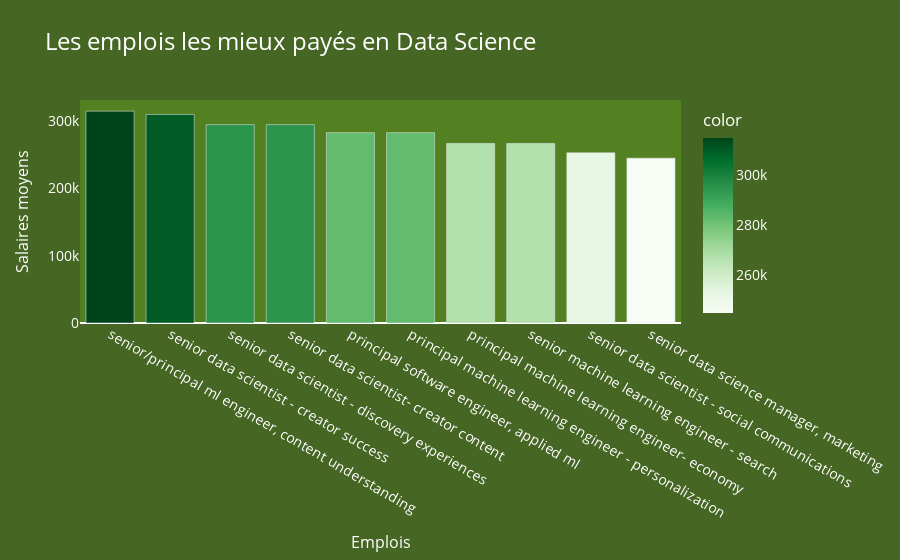

The notebook cell this image was saved under:
### Code cell
# Bar chart most payed jobs in data science
number_of_line = 10
job_titles = data_science_jobs_salary.head(number_of_line)['job_title']
average_salaries = data_science_jobs_salary.head(number_of_line)['average_salary']

# Create the bar chart
job_salaries_fig = px.bar(
    x=job_titles, 
    y=average_salaries, 
    labels={'x': 'Emplois', 'y': 'Salaires moyens'}, title='Les emplois les mieux payés en Data Science',
    color=average_salaries,
    color_continuous_scale='Greens'
)


# Customize the layout
job_salaries_fig.update_layout(
    title_font=dict(size=24),
    xaxis=dict(title_font=dict(size=16)),
    yaxis=dict(title_font=dict(size=16)),
    font=dict(size=14),
    font_color='white',
    plot_bgcolor='#538122',
    paper_bgcolor='#466624',
    xaxis_showgrid=False,
    yaxis_showgrid=False
)

# Show the plot in notebook
job_salaries_fig.show()

### Figure 1 — Plotly figure (JSON) as saved in the notebook; plotly's stock layout.template omitted (floating-point values rounded to 4 significant figures)
{"data": [{"alignmentgroup": "True", "hovertemplate": "Emplois=%{x}<br>Salaires moyens=%{y}<br>color=%{marker.color}<extra></extra>", "legendgroup": "", "marker": {"color": [315000, 310000, 295000, 295000, 283000, 283000, 267000, 267000, 253000, 245000], "coloraxis": "coloraxis", "pattern": {"shape": ""}}, "name": "", "offsetgroup": "", "orientation": "v", "showlegend": false, "textposition": "auto", "type": "bar", "x": ["senior/principal ml engineer, content understanding", "senior data scientist - creator success", "senior data scientist - discovery experiences", "senior data scientist- creator content", "principal software engineer, applied ml", "principal machine learning engineer - personalization", "principal machine learning engineer- economy", "senior machine learning engineer - search", "senior data scientist - social communications", "senior data science manager, marketing"], "xaxis": "x", "y": [315000, 310000, 295000, 295000, 283000, 283000, 267000, 267000, 253000, 245000], "yaxis": "y"}], "layout": {"barmode": "relative", "coloraxis": {"colorbar": {"title": {"text": "color"}}, "colorscale": [[0, "rgb(247,252,245)"], [0.125, "rgb(229,245,224)"], [0.25, "rgb(199,233,192)"], [0.375, "rgb(161,217,155)"], [0.5, "rgb(116,196,118)"], [0.625, "rgb(65,171,93)"], [0.75, "rgb(35,139,69)"], [0.875, "rgb(0,109,44)"], [1, "rgb(0,68,27)"]]}, "font": {"color": "white", "size": 14}, "legend": {"tracegroupgap": 0}, "paper_bgcolor": "#466624", "plot_bgcolor": "#538122", "title": {"font": {"size": 24}, "text": "Les emplois les mieux payés en Data Science"}, "xaxis": {"anchor": "y", "domain": [0, 1], "showgrid": false, "title": {"font": {"size": 16}, "text": "Emplois"}}, "yaxis": {"anchor": "x", "domain": [0, 1], "showgrid": false, "title": {"font": {"size": 16}, "text": "Salaires moyens"}}}}
